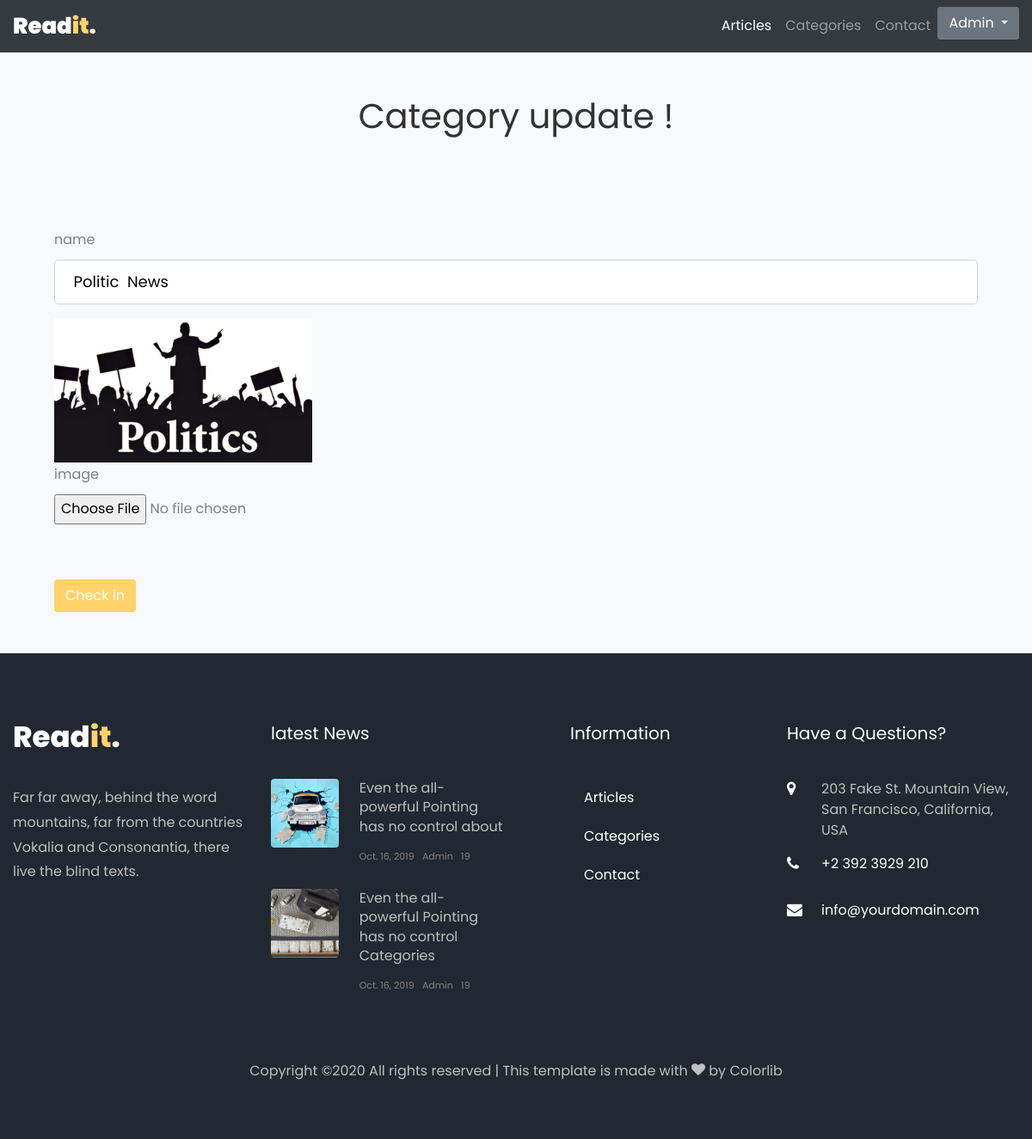
Page /categoryUpdate.php?id=77 (signed in) on the committed database.
### tables this page shows
CREATE TABLE `category` (
  `id_cat` int(11) NOT NULL,
  `name` varchar(50) NOT NULL,
  `image` varchar(50) NOT NULL
);

### categoryUpdate.php (the view, shortened to what this page needs)
<!DOCTYPE html>
<html lang="en">
<head>
    <link rel="stylesheet" href="css/open-iconic-bootstrap.min.css">
    <link rel="stylesheet" href="css/animate.css">
    <link rel="stylesheet" href="css/owl.carousel.min.css">
    <link rel="stylesheet" href="css/owl.theme.default.min.css">
    <link rel="stylesheet" href="css/magnific-popup.css">
    <link rel="stylesheet" href="css/aos.css">
    <link rel="stylesheet" href="css/ionicons.min.css">
    <link rel="stylesheet" href="css/flaticon.css">
    <link rel="stylesheet" href="css/icomoon.css">
    <link rel="stylesheet" href="css/style.css">
</head>
<body class="bg-light">
    <nav class="navbar px-md-0 navbar-expand-lg navbar-dark ftco_navbar bg-dark" id="ftco-navbar">
        <div class="container">
            <a class="navbar-brand" href="index.html">Read<i>it</i>.</a>
            <div class="collapse navbar-collapse" id="ftco-nav">
                <lul class="navbar-nav ml-auto">
                    <li class="nav-item active"><a href="articles.php" class="nav-link">Articles</a></li>
                    <li class="nav-item"><a href="category.php" class="nav-link">Categories</a></li>
                    <li class="nav-item"><a href="contact.php" class="nav-link">Contact</a></li>
                    <li class="nav-item">
                        <div class="dropdown">
                            <button class="btn btn-secondary dropdown-toggle" type="button" id="dropdownMenuButton"
                                data-toggle="dropdown" aria-haspopup="true" aria-expanded="false">
                                Admin
                            </button>
                        </div>
                    </li>
                </lul>
            </div>
        </div>
    </nav>
    <?php
include "conn.php";
    $id = $_GET['id'];
    $affiche = $conn->prepare("SELECT * from category where id_cat=$id");
    $affiche->execute();
    $resultat = $affiche->fetch();
    ?>
    <div class="container mt-5">
        <h1 style="text-align: center"> Category update !</h1>
        <form action="" method="POST" enctype="multipart/form-data" class="p-5">
            <div>
                <div class="form-group  mt-5">
                    <div class="form-group">
                        <label for="inputPassword4">name</label>
                        <input type="text" class="form-control" value=" <?php echo $resultat["name"] ?> "
                            id="inputPassword4" name="nom">
                    </div>
                    <div>
                        <img src="uploads/<?php echo $resultat["image"] ?>" alt="thteejjet" style="width:300px">
                    </div>
                    <div class="form-group">
                        <label for="fichier">image</label>
                        <input type="file" class="form-control-file" name="image" id="fichier">
                    </div>
                </div>
                <button type="submit" name="submit" class="btn btn-primary mt-5">Check in</button>
        </form>
    </div>
    <footer class="ftco-footer ftco-bg-dark ftco-section">
        <div class="container">
            <div class="row mb-5">
                <div class="col-md">
                    <div class="ftco-footer-widget mb-4">
                        <h2 class="logo"><a href="#">Read<span>it</span>.</a></h2>
                        <p>Far far away, behind the word mountains, far from the countries Vokalia and Consonantia,
                            there live the blind texts.</p>
                        <ul class="ftco-footer-social list-unstyled float-md-left float-lft mt-5">
                        </ul>
                    </div>
                </div>
                <div class="col-md">
                    <div class="ftco-footer-widget mb-4">
                        <h2 class="ftco-heading-2">latest News</h2>
                        <div class="block-21 mb-4 d-flex">
                            <a class="img mr-4 rounded" style="background-image: url(images/image_1.jpg);"></a>
                            <div class="text">
                                <h3 class="heading"><a href="#">Even the all-powerful Pointing has no control
                                        about</a>
                                </h3>
                                <div class="meta">
                                    <div><a href="#"></span> Oct. 16, 2019</a></div>
                                    <div><a href="#"></span> Admin</a></div>
                                    <div><a href="#"></span> 19</a></div>
                                </div>
                            </div>
                        </div>
                        <div class="block-21 mb-4 d-flex">
                            <a class="img mr-4 rounded" style="background-image: url(images/image_2.jpg);"></a>
                            <div class="text">
                                <h3 class="heading"><a href="#">Even the all-powerful Pointing has no control
                                        Categories</a>
                                </h3>
                                <div class="meta">
                                    <div><a href="#"></span> Oct. 16, 2019</a></div>
                                    <div><a href="#"></span> Admin</a></div>
                                    <div><a href="#"></span> 19</a></div>
                                </div>
                            </div>
                        </div>
                    </div>
                </div>
                <div class="col-md">
                    <div class="ftco-footer-widget mb-4 ml-md-5">
                        <h2 class="ftco-heading-2">Information</h2>
                        <ul class="list-unstyled">
                            <li class="nav-item active"><a href="articles.php" class="nav-link">Articles</a></li>
                            <li class="nav-item"><a href="category.php" class="nav-link">Categories</a></li>
                            <li class="nav-item"><a href="contact.php" class="nav-link">Contact</a></li>
                        </ul>
                    </div>
                </div>
                <div class="col-md">
                    <div class="ftco-footer-widget mb-4">
                        <h2 class="ftco-heading-2">Have a Questions?</h2>
                        <div class="block-23 mb-3">
                            <ul>
                                <li><span class="icon icon-map-marker"></span><span class="text">203 Fake St.
                                        Mountain
                                        View, San Francisco, California, USA</span></li>
                                <li><a href="#"><span class="icon icon-phone"></span><span class="text">+2 392 3929
                                            210</span></a></li>
                                <li><a href="#"><span class="icon icon-envelope"></span><span
                                            class="text">info@yourdomain.com</span></a></li>
                            </ul>
                        </div>
                    </div>
                </div>
            </div>
            <div class="row">
                <div class="col-md-12 text-center">
                    <p>
                        Copyright &copy; All rights reserved | This template is made with <i class="icon-heart color-danger"
                            aria-hidden="true"></i> by <a href="https://colorlib.com" target="_blank">Colorlib</a>
                    </p>
                </div>
            </div>
        </div>
    </footer>
</body>
</html>

### css/icomoon.css (style rules this page uses)
[class^="icon-"], [class*=" icon-"] { font-family: 'icomoon' !important; speak: none; font-style: normal; font-weight: normal; font-variant: normal; text-transform: none; line-height: 1; -webkit-font-smoothing: antialiased; -moz-osx-font-smoothing: grayscale; }
.icon-heart:before { content: "\f004"; }
.icon-map-marker:before { content: "\f041"; }
.icon-phone:before { content: "\f095"; }
.icon-envelope:before { content: "\f0e0"; }

### rows in the picture
category: nom "Politic News", image (picture)
